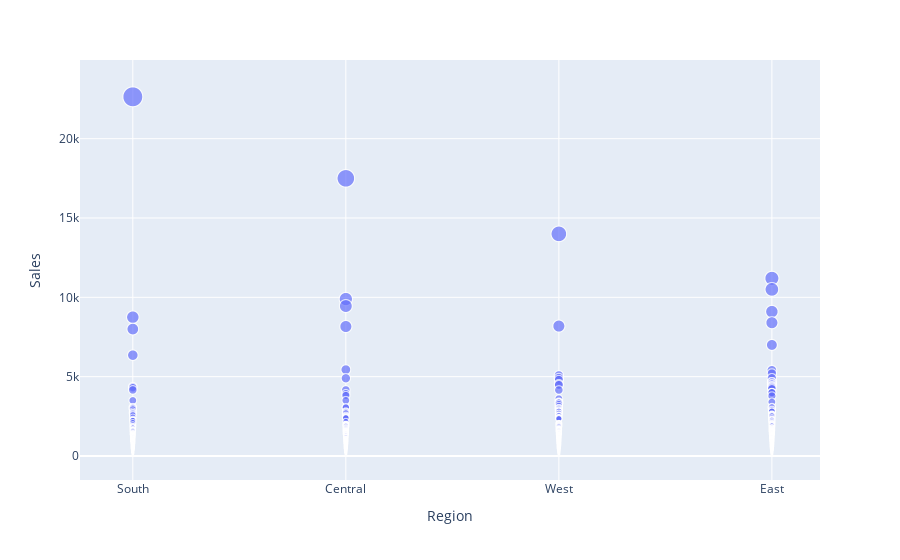

Notebook source saved alongside this figure:
### Markdown cell above
# Scatter Plot BEFORE Removing Outliers

### Code cell
px.scatter(dt,x='Region',y='Sales',size='Sales')

### Figure 1 — Plotly figure (JSON) as saved in the notebook; plotly's stock layout.template omitted (floating-point values rounded to 4 significant figures; data arrays with more than 128 entries replaced by an {"elided": "..."} marker saying what was removed)
{"data": [{"hovertemplate": "Region=%{x}<br>Sales=%{marker.size}<extra></extra>", "legendgroup": "", "marker": {"color": "#636efa", "size": {"elided": "9994 float values"}, "sizemode": "area", "sizeref": 56.6, "symbol": "circle"}, "mode": "markers", "name": "", "showlegend": false, "type": "scattergl", "x": {"elided": "9994 str values"}, "xaxis": "x", "y": {"elided": "9994 float values"}, "yaxis": "y"}], "layout": {"legend": {"itemsizing": "constant", "tracegroupgap": 0}, "margin": {"t": 60}, "xaxis": {"anchor": "y", "domain": [0, 1], "title": {"text": "Region"}}, "yaxis": {"anchor": "x", "domain": [0, 1], "title": {"text": "Sales"}}}}
